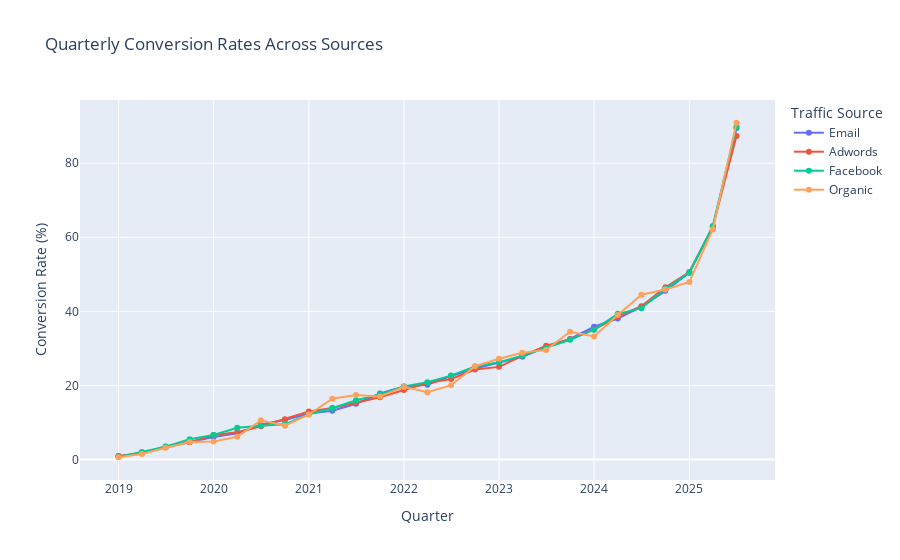

Here is the notebook cell this chart was saved with:
### Markdown cell above
From this Sankey Diagram, it is indicative that most users follow a typical path: home -> department -> product -> cart -> purchase, with some drop-off at each stage. Additionally, the largest drop-off points are prime targets for optimization for this business. Test and deploy new features might improve these conversion rates even further.

### Code cell
# Define your traffic sources
sources = ['Email', 'Adwords', 'Facebook', 'Youtube', 'Organic']

source_stats = {}

for src in sources:
    stats = dat[dat['first_touch_source'] == src].groupby('quarter').agg(
        total_sessions=('session_id', 'count'),
        purchases=('purchase_order', lambda x: x.notna().sum())
    ).reset_index()
    stats['conversion_rate'] = (stats['purchases'] / stats['total_sessions']) * 100
    source_stats[src] = stats

fig_quarterly = go.Figure()

for i, src in enumerate(sources):
    stats = source_stats[src]
    fig_quarterly.add_trace(go.Scatter(
        x=stats['quarter'],
        y=stats['conversion_rate'],
        mode='lines+markers',
        name=src
    ))

fig_quarterly.update_layout(
    title='Quarterly Conversion Rates Across Sources',
    xaxis_title='Quarter',
    yaxis_title='Conversion Rate (%)',
    legend_title='Traffic Source'
)
fig_quarterly.show()

### Figure 1 — Plotly figure (JSON) as saved in the notebook; plotly's stock layout.template omitted (floating-point values rounded to 4 significant figures)
{"data": [{"mode": "lines+markers", "name": "Email", "type": "scatter", "x": ["2019-01-01T00:00:00", "2019-04-01T00:00:00", "2019-07-01T00:00:00", "2019-10-01T00:00:00", "2020-01-01T00:00:00", "2020-04-01T00:00:00", "2020-07-01T00:00:00", "2020-10-01T00:00:00", "2021-01-01T00:00:00", "2021-04-01T00:00:00", "2021-07-01T00:00:00", "2021-10-01T00:00:00", "2022-01-01T00:00:00", "2022-04-01T00:00:00", "2022-07-01T00:00:00", "2022-10-01T00:00:00", "2023-01-01T00:00:00", "2023-04-01T00:00:00", "2023-07-01T00:00:00", "2023-10-01T00:00:00", "2024-01-01T00:00:00", "2024-04-01T00:00:00", "2024-07-01T00:00:00", "2024-10-01T00:00:00", "2025-01-01T00:00:00", "2025-04-01T00:00:00", "2025-07-01T00:00:00"], "y": [0.8659, 1.684, 3.333, 4.764, 6.106, 7.075, 9.458, 10.65, 12.39, 13.17, 15.08, 17.81, 19.72, 20.19, 22.57, 24.58, 26.18, 27.76, 30.33, 32.54, 35.85, 38.05, 41.26, 45.53, 50.49, 62.67, 89.52]}, {"mode": "lines+markers", "name": "Adwords", "type": "scatter", "x": ["2019-01-01T00:00:00", "2019-04-01T00:00:00", "2019-07-01T00:00:00", "2019-10-01T00:00:00", "2020-01-01T00:00:00", "2020-04-01T00:00:00", "2020-07-01T00:00:00", "2020-10-01T00:00:00", "2021-01-01T00:00:00", "2021-04-01T00:00:00", "2021-07-01T00:00:00", "2021-10-01T00:00:00", "2022-01-01T00:00:00", "2022-04-01T00:00:00", "2022-07-01T00:00:00", "2022-10-01T00:00:00", "2023-01-01T00:00:00", "2023-04-01T00:00:00", "2023-07-01T00:00:00", "2023-10-01T00:00:00", "2024-01-01T00:00:00", "2024-04-01T00:00:00", "2024-07-01T00:00:00", "2024-10-01T00:00:00", "2025-01-01T00:00:00", "2025-04-01T00:00:00", "2025-07-01T00:00:00"], "y": [0.9519, 1.795, 3.505, 4.651, 6.639, 7.352, 8.984, 10.89, 12.99, 13.91, 15.3, 16.82, 18.77, 20.65, 21.75, 24.32, 25.02, 28.0, 30.73, 32.48, 35.08, 38.57, 41.37, 46.5, 50.61, 62.88, 87.31]}, {"mode": "lines+markers", "name": "Facebook", "type": "scatter", "x": ["2019-01-01T00:00:00", "2019-04-01T00:00:00", "2019-07-01T00:00:00", "2019-10-01T00:00:00", "2020-01-01T00:00:00", "2020-04-01T00:00:00", "2020-07-01T00:00:00", "2020-10-01T00:00:00", "2021-01-01T00:00:00", "2021-04-01T00:00:00", "2021-07-01T00:00:00", "2021-10-01T00:00:00", "2022-01-01T00:00:00", "2022-04-01T00:00:00", "2022-07-01T00:00:00", "2022-10-01T00:00:00", "2023-01-01T00:00:00", "2023-04-01T00:00:00", "2023-07-01T00:00:00", "2023-10-01T00:00:00", "2024-01-01T00:00:00", "2024-04-01T00:00:00", "2024-07-01T00:00:00", "2024-10-01T00:00:00", "2025-01-01T00:00:00", "2025-04-01T00:00:00", "2025-07-01T00:00:00"], "y": [0.7081, 2.017, 3.459, 5.454, 6.647, 8.562, 9.155, 9.509, 12.22, 13.88, 16.01, 17.59, 19.75, 20.85, 22.66, 25.14, 26.27, 28.04, 30.09, 32.35, 35.06, 39.33, 40.85, 46.07, 50.4, 63.05, 89.86]}, {"mode": "lines+markers", "name": "Youtube", "type": "scatter", "x": [], "y": []}, {"mode": "lines+markers", "name": "Organic", "type": "scatter", "x": ["2019-01-01T00:00:00", "2019-04-01T00:00:00", "2019-07-01T00:00:00", "2019-10-01T00:00:00", "2020-01-01T00:00:00", "2020-04-01T00:00:00", "2020-07-01T00:00:00", "2020-10-01T00:00:00", "2021-01-01T00:00:00", "2021-04-01T00:00:00", "2021-07-01T00:00:00", "2021-10-01T00:00:00", "2022-01-01T00:00:00", "2022-04-01T00:00:00", "2022-07-01T00:00:00", "2022-10-01T00:00:00", "2023-01-01T00:00:00", "2023-04-01T00:00:00", "2023-07-01T00:00:00", "2023-10-01T00:00:00", "2024-01-01T00:00:00", "2024-04-01T00:00:00", "2024-07-01T00:00:00", "2024-10-01T00:00:00", "2025-01-01T00:00:00", "2025-04-01T00:00:00", "2025-07-01T00:00:00"], "y": [0.6192, 1.486, 3.168, 4.747, 4.88, 6.161, 10.58, 9.117, 12.16, 16.41, 17.42, 17.01, 19.61, 18.19, 20.06, 25.2, 27.19, 28.82, 29.59, 34.51, 33.22, 39.04, 44.49, 45.91, 47.92, 62.14, 90.91]}], "layout": {"legend": {"title": {"text": "Traffic Source"}}, "title": {"text": "Quarterly Conversion Rates Across Sources"}, "xaxis": {"title": {"text": "Quarter"}}, "yaxis": {"title": {"text": "Conversion Rate (%)"}}}}
